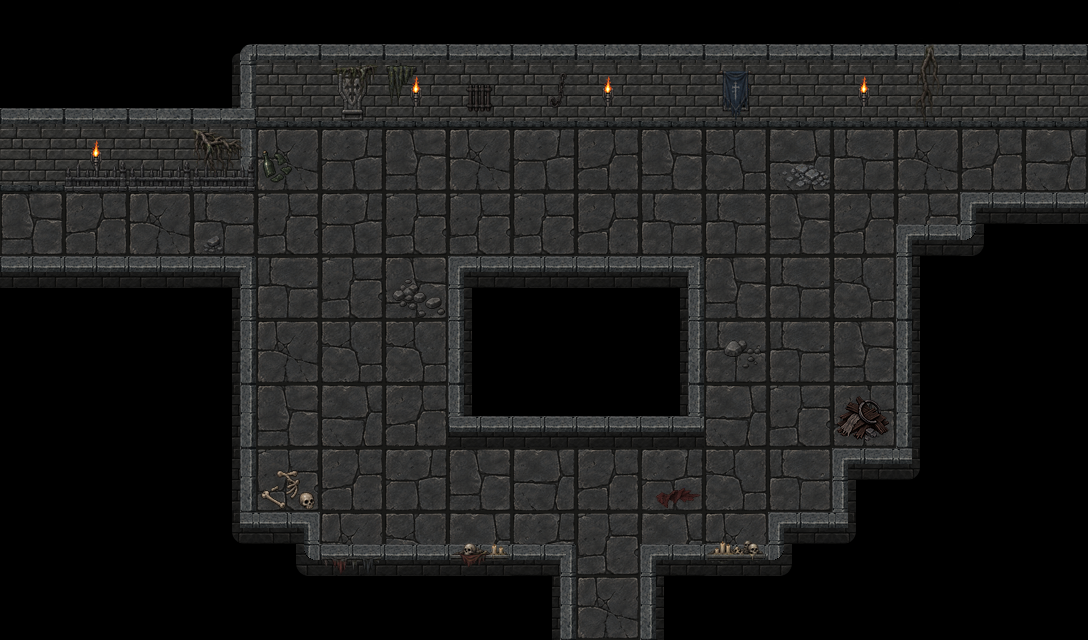

The image is a tile-based game level rendered from a .tmx file. Its description and complete source (layers, tilesets, objects, tile grids) follow:
An orthogonal 17x10 tile map with 64x64 px tiles, 9 tile layers (Ground, WallsBack_02, WallsBack_01, WallsFront_01, ...), 4 tilesets and 15 objects (exit_west, exit_east, exit_south).

<map version="1.10" tiledversion="1.12.2" orientation="orthogonal" renderorder="right-down" width="17" height="10" tilewidth="64" tileheight="64" infinite="0" nextlayerid="13" nextobjectid="16">
 <properties>
  <property name="enemy_spawn_mode" type="bool" value="false" />
 </properties>
 <tileset firstgid="1" source="../act3_floor_64.tsx" />
 <tileset firstgid="9" source="../my_tiles_textured.tsx" />
 <tileset firstgid="182" source="../torches/torches.tsx" />
 <tileset firstgid="186" source="../items.tsx" />
 <layer id="1" name="Ground" width="17" height="10">
  <data encoding="csv">
0,0,0,0,0,0,0,0,0,0,0,0,0,0,0,0,0,
0,0,0,0,4,3,2,5,8,6,5,6,5,3,2,3,0,
0,8,7,2,8,7,6,8,7,5,6,3,2,4,8,5,2,
6,5,8,4,1,7,1,1,1,5,4,4,6,5,1,0,0,
0,0,0,0,4,1,6,0,0,0,0,6,4,3,0,0,0,
0,0,0,0,8,3,3,0,0,0,0,4,4,6,0,0,0,
0,0,0,0,6,2,5,0,0,0,0,2,1,5,0,0,0,
0,0,0,0,1,5,7,6,2,5,7,3,4,0,0,0,0,
0,0,0,0,0,8,3,2,7,1,2,8,0,0,0,0,0,
0,0,0,0,0,0,0,0,0,8,0,0,0,0,0,0,0
</data>
 </layer>
 <layer id="4" name="WallsBack_02" width="17" height="10">
  <data encoding="csv">
0,0,0,0,0,0,0,0,0,0,0,0,0,0,0,64,0,
0,66,10,18,0,0,0,0,0,0,0,0,0,0,0,73,39,
0,0,0,0,0,0,0,0,0,0,0,0,0,0,0,0,0,
0,0,0,0,0,0,0,0,0,0,0,0,0,0,0,0,95,
0,95,95,0,0,0,0,0,0,0,0,0,0,0,0,0,0,
0,0,0,0,0,0,0,0,0,0,0,0,0,0,0,0,0,
0,0,0,0,0,0,0,111,0,0,109,0,0,0,0,0,0,
0,0,0,0,0,0,0,0,0,0,0,0,0,0,0,0,0,
0,0,0,0,0,0,0,0,0,0,0,0,0,0,0,0,0,
0,0,0,0,0,0,0,0,0,0,0,0,0,0,0,0,0
</data>
 </layer>
 <layer id="2" name="WallsBack_01" width="17" height="10">
  <data encoding="csv">
0,0,0,9,10,10,10,10,10,10,10,10,10,10,10,64,0,
0,0,0,10,19,19,19,19,19,19,19,19,19,19,19,0,0,
39,75,19,73,0,0,0,0,0,0,0,0,0,0,0,0,0,
0,0,0,0,0,0,0,0,0,0,0,0,0,0,97,37,0,
95,0,0,41,0,0,0,42,95,95,41,0,0,0,20,0,0,
0,0,0,18,0,0,0,20,0,0,18,0,0,0,20,0,0,
0,0,0,18,0,0,0,39,39,39,39,0,0,0,20,0,0,
0,0,0,18,0,0,0,0,0,0,0,0,0,0,0,0,0,
0,0,0,0,0,0,0,0,0,0,0,0,0,0,0,0,0,
0,0,0,0,0,0,0,0,0,0,0,0,0,0,0,0,0
</data>
 </layer>
 <layer id="3" name="WallsFront_01" width="17" height="10">
  <data encoding="csv">
0,0,0,0,0,0,0,0,0,0,0,0,0,0,0,10,10,
10,10,0,0,0,0,0,0,0,0,0,0,0,0,0,19,19,
19,19,0,0,0,0,0,0,0,0,0,0,0,0,0,0,0,
0,0,0,0,0,0,0,0,0,0,0,0,0,0,0,0,0,
0,0,0,0,0,0,0,0,0,0,0,0,0,0,0,0,0,
0,0,0,0,0,0,0,0,0,0,0,0,0,0,0,0,0,
0,0,0,0,0,0,0,0,0,0,0,0,0,0,0,0,0,
0,0,0,0,0,0,0,0,0,0,0,0,0,42,2147483691,0,0,
0,0,0,43,2147483685,39,39,39,98,0,97,39,37,2147483691,0,0,0,
0,0,0,0,0,0,0,0,18,0,20,0,0,0,0,0,0
</data>
 </layer>
 <layer id="8" name="Torches" width="17" height="10">
  <data encoding="csv">
0,0,0,0,0,0,0,0,0,0,0,0,0,0,0,0,0,
0,0,0,0,0,0,185,0,0,185,0,0,0,185,0,0,0,
0,185,0,0,0,0,0,0,0,0,0,0,0,0,0,0,0,
0,0,0,0,0,0,0,0,0,0,0,0,0,0,0,0,0,
0,0,0,0,0,0,0,0,0,0,0,0,0,0,0,0,0,
0,0,0,0,0,0,0,0,0,0,0,0,0,0,0,0,0,
0,0,0,0,0,0,0,0,0,0,0,0,0,0,0,0,0,
0,0,0,0,0,0,0,0,0,0,0,0,0,0,0,0,0,
0,0,0,0,0,0,0,0,0,0,0,0,0,0,0,0,0,
0,0,0,0,0,0,0,0,0,0,0,0,0,0,0,0,0
</data>
 </layer>
 <layer id="9" name="GroundDetails_01" width="17" height="10">
  <data encoding="csv">
0,0,0,0,0,0,0,0,0,0,0,0,0,0,0,0,0,
0,0,0,0,0,0,0,0,0,0,0,0,0,0,0,0,0,
0,0,0,0,201,0,0,0,0,0,0,0,277,0,0,0,0,
0,0,0,278,0,0,0,0,0,0,0,0,0,0,0,0,0,
0,0,0,0,0,0,213,0,0,0,0,0,0,0,0,0,0,
0,0,0,0,0,0,0,0,0,0,0,225,0,0,0,0,0,
0,0,0,0,0,0,0,0,0,0,0,0,0,248,0,0,0,
0,0,0,0,222,0,0,0,0,0,287,0,0,0,0,0,0,
0,0,0,0,0,0,0,0,0,0,0,0,0,0,0,0,0,
0,0,0,0,0,0,0,0,0,0,0,0,0,0,0,0,0
</data>
 </layer>
 <layer id="10" name="DecorFront_01" width="17" height="10">
  <data encoding="csv">
0,0,0,0,0,0,0,0,0,0,0,0,0,0,0,0,0,
0,0,0,0,0,0,0,0,0,0,0,0,0,0,0,0,0,
0,0,0,0,0,0,0,0,0,0,0,0,0,0,0,0,0,
0,0,0,0,0,0,0,0,0,0,0,0,0,0,0,0,0,
0,0,0,0,0,0,0,0,0,0,0,0,0,0,0,0,0,
0,0,0,0,0,0,0,0,0,0,0,0,0,0,0,0,0,
0,0,0,0,0,0,0,0,0,0,0,0,0,0,0,0,0,
0,0,0,0,0,0,0,0,0,0,0,0,0,0,0,0,0,
0,0,0,0,0,310,0,313,0,0,0,309,0,0,0,0,0,
0,0,0,0,0,0,0,0,0,0,0,0,0,0,0,0,0
</data>
 </layer>
 <layer id="12" name="DecorBack_02" width="17" height="10">
  <data encoding="csv">
0,0,0,0,0,0,0,0,0,0,0,0,0,0,0,0,0,
0,0,0,0,0,197,0,200,0,0,0,198,0,0,0,0,0,
0,283,283,283,0,0,0,0,0,0,0,0,0,0,0,0,0,
0,0,0,0,0,0,0,0,0,0,0,0,0,0,0,0,0,
0,0,0,0,0,0,0,0,0,0,0,0,0,0,0,0,0,
0,0,0,0,0,0,0,0,0,0,0,0,0,0,0,0,0,
0,0,0,0,0,0,0,0,0,0,0,0,0,0,0,0,0,
0,0,0,0,0,0,0,0,0,0,0,0,0,0,0,0,0,
0,0,0,0,0,0,0,0,0,0,0,0,0,0,0,0,0,
0,0,0,0,0,0,0,0,0,0,0,0,0,0,0,0,0
</data>
 </layer>
 <layer id="11" name="DecorBack_01" width="17" height="10">
  <data encoding="csv">
0,0,0,0,0,0,0,0,0,0,0,0,0,0,250,0,0,
0,0,0,0,0,263,249,0,273,0,0,253,0,0,262,0,0,
0,0,0,251,0,0,0,0,0,0,0,0,0,0,0,0,0,
0,0,0,0,0,0,0,0,0,0,0,0,0,0,0,0,0,
0,0,0,0,0,0,0,0,0,0,0,0,0,0,0,0,0,
0,0,0,0,0,0,0,0,0,0,0,0,0,0,0,0,0,
0,0,0,0,0,0,0,0,0,0,0,0,0,0,0,0,0,
0,0,0,0,0,0,0,0,0,0,0,0,0,0,0,0,0,
0,0,0,0,0,0,0,0,0,0,0,0,0,0,0,0,0,
0,0,0,0,0,0,0,0,0,0,0,0,0,0,0,0,0
</data>
 </layer>
 <objectgroup id="5" name="Blocked">
  <object id="4" x="82.6667" y="80.6667" width="986.667" height="32" />
  <object id="5" x="16.3333" y="136" width="207" height="34" />
  <object id="6" x="23" y="270.667" width="216.333" height="40" />
  <object id="7" x="202" y="328.667" width="40" height="242" />
  <object id="8" x="227.333" y="527.333" width="68.6667" height="83.3333" />
  <object id="9" x="261.333" y="587.333" width="288" height="41.3333" />
  <object id="10" x="675.333" y="594" width="132" height="24.6667" />
  <object id="11" x="790.667" y="545.333" width="23.3333" height="64.6667" />
  <object id="12" x="845.333" y="482" width="36.6667" height="128" />
  <object id="13" x="928.667" y="263.333" width="14" height="355.333" />
  <object id="14" x="979.333" y="218" width="92" height="74" />
  <object id="15" x="466.667" y="271.333" width="213.333" height="152.667" />
 </objectgroup>
 <objectgroup id="6" name="Barriers" visible="0" />
 <objectgroup id="7" name="Connectors" visible="0">
  <object id="1" name="exit_west" x="36.5" y="231.5">
   <point />
  </object>
  <object id="2" name="exit_east" x="1052.67" y="170.667">
   <point />
  </object>
  <object id="3" name="exit_south" x="616" y="608">
   <point />
  </object>
 </objectgroup>
</map>
